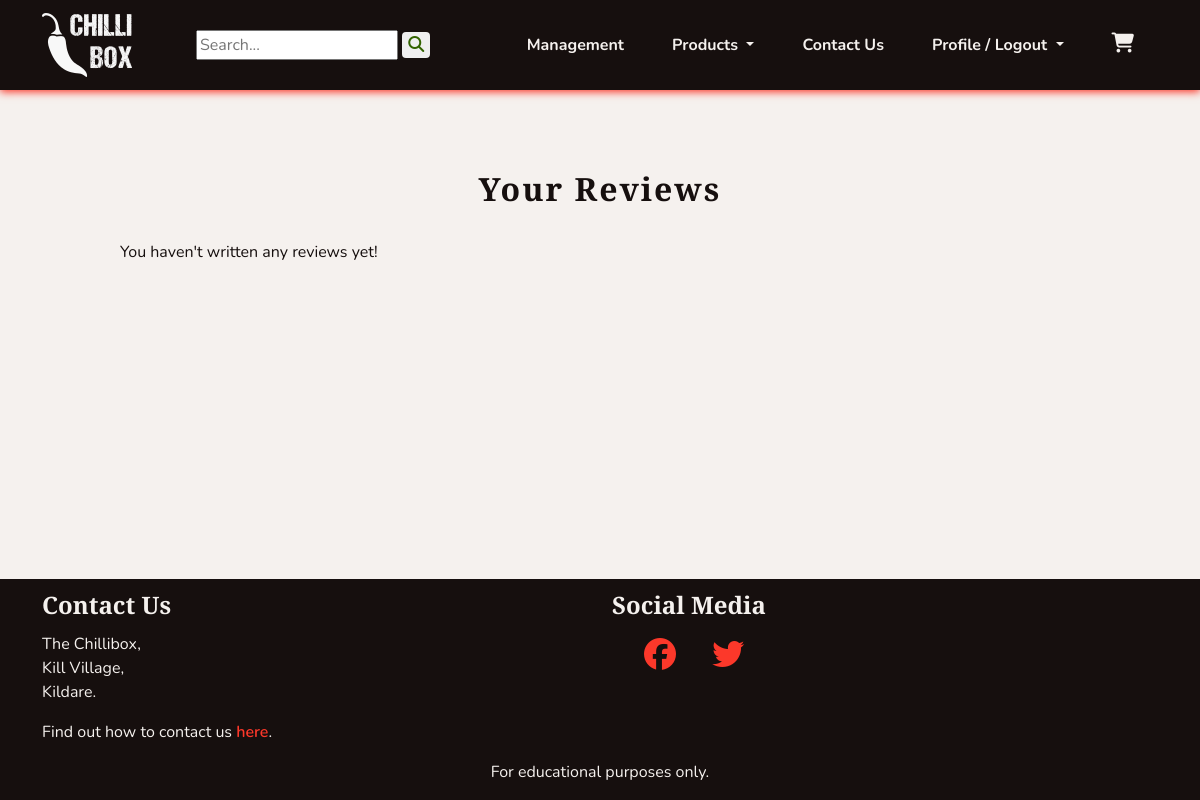
/profiles/review_list/ (signed in), run on an earlier commit of the app's database.
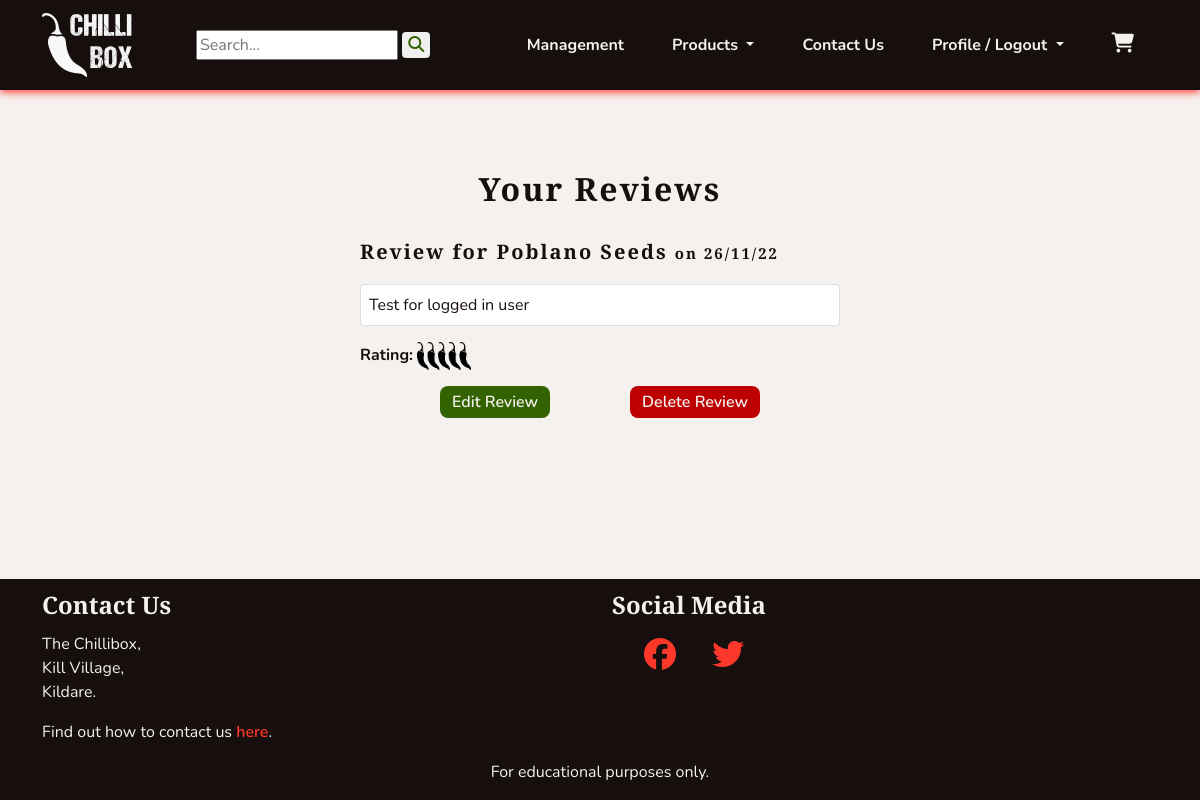
And on a later commit of the database.
### profiles/models.py (models this page shows)
class Reviews(models.Model):
    reviewer = models.ForeignKey(UserProfile, on_delete=models.SET_NULL,
                                 null=True, blank=True)
    product = models.ForeignKey(Product, on_delete=models.CASCADE,
                                related_name='reviews')
    content = models.TextField()
    rating = models.PositiveIntegerField()
    added_on = models.DateTimeField(auto_now_add=True)
    last_edited = models.DateField(auto_now=True)
    approved = models.BooleanField(default=False)
    def __str__(self):
        return self.content

### products/models.py (models this page shows, shortened)
class Product(models.Model):
    category = models.ForeignKey(Category, on_delete=models.SET_NULL,
                                 null=True, blank=True, related_name='product')
    subcategory = models.ForeignKey(SubCategory, on_delete=models.SET_NULL,
                                    null=True, blank=True)
    name = models.CharField(max_length=255)
    slug = models.SlugField()
    description = models.TextField(null=True, blank=True,
                                   help_text='Include a description for the \
                                   product\'s page.')
    excerpt = models.TextField(null=True, blank=True, help_text='Include a \
                               brief summary of the product.')
    ingredients = models.CharField(max_length=140, null=True, blank=True,
                                   help_text='For sauces, please include the \
                                   ingredients.')
    growth_time = models.CharField(max_length=140, null=True, blank=True,
                                   help_text='For seeds, please include the \
                                   growth time to maturity.')
    heat_level = models.CharField(max_length=140, null=True, blank=True,
                                  help_text='In scovilles or more generally \
                                  (eg \'hot\') where appropriate.')
    box_contents = models.ManyToManyField('self', blank=True, help_text='Add \
                                          products for seed and sauce boxes.')
    image = models.ImageField(upload_to='uploads/', null=True, blank=True)
    thumbnail = models.ImageField(upload_to='uploads/', null=True, blank=True,
                                  help_text='If not added, will be \
                                  auto-generated from image.')
    added_on = models.DateField(auto_now_add=True)
    class Meta:
        ordering = ('name',)
        get_latest_by = ('added_on',)
    def __str__(self):
        return self.name

### profiles/views.py (the view)
# urls.py: path('review_list/', views.ReviewList.as_view(), name='review_list'),
class ReviewList(LoginRequiredMixin, generic.ListView):
    model = Reviews
    template_name = 'profiles/review_list.html'
    paginate_by = 5
    def get_queryset(self):
        queryset = Reviews.objects.filter(reviewer=self.request.user.userprofile).order_by('-added_on')
        return queryset

### cart/contexts.py (called while the page is built, shortened)
def cart_contents(request):
    cart_items = []
    total = 0
    product_count = 0
    cart = request.session.get('cart', {})
    if total < settings.FREE_DELIVERY_THRESHOLD:
        delivery = Decimal(settings.STANDARD_DELIVERY_COST)
        free_delivery_delta = settings.FREE_DELIVERY_THRESHOLD - total
    else:
        delivery = 0
        free_delivery_delta = 0
    grand_total = delivery + total
    context = {
        'cart_items': cart_items,
        'total': total,
        'product_count': product_count,
        'delivery': delivery,
        'free_delivery_delta': free_delivery_delta,
        'free_delivery_threshold': settings.FREE_DELIVERY_THRESHOLD,
        'grand_total': grand_total,
    }
    return context

### profiles/templates/profiles/review_list.html (shortened to what this page needs)
{% extends 'base.html' %}
{% load static %}
{% block content %}
<section class="container-fluid">
    <div class="col-12">
        <h1 class="headings text-center">Your Reviews</h1>
        <div class="col-10 mx-auto">
            {% for review in reviews_list %}
            <div class="col-md-6 mx-auto">
                <h2 class="headings big">
                    Review for {{ review.product}} <span class="small">on {{ review.added_on|date:'d/m/y' }}</span></h2>
                <p class="card p-2">{{ review }}</p>
                <p><strong>Rating: </strong>
                    {% if review.rating == 1 %}
                    <img width="33" height="80" class="rate-pics" src="{% static 'images/rate1.png' %}">
                    {% elif review.rating == 2 %}
                    <img width="63" height="80" class="rate-pics" src="{% static 'images/rate2.png' %}">
                    {% elif review.rating == 3 %}
                    <img width="93" height="80" class="rate-pics" src="{% static 'images/rate3.png' %}">
                    {% elif review.rating == 4 %}
                    <img width="124" height="80" class="rate-pics" src="{% static 'images/rate4.png' %}">
                    {% else %}
                    <img width="154" height="80" class="rate-pics" src="{% static 'images/rate5.png' %}">
                    {% endif %}
                </p>
                <div class="d-flex flex-row justify-content-evenly">
                    <a class="chilli-btn chilli-go" href="{% url 'profiles:edit_review' review.pk %}">Edit Review</a>
                    <a class="chilli-btn chilli-dngr" href="{% url 'profiles:delete_review' review.pk %}">Delete Review</a>
                </div>
            </div>
            {% empty %}
            <p>You haven't written any reviews yet!</p>
            {% endfor %}
        </div>
    </div>
</section>
{% endblock content %}

### templates/base.html (shortened to what this page needs)
{% load static %}
<!DOCTYPE html>
<html lang="en">
    <head>
        <link href="https://cdn.jsdelivr.net/npm/bootstrap@5.1.3/dist/css/bootstrap.min.css" rel="stylesheet">
        <link rel="stylesheet" href="{% static 'css/style.css' %}">
    </head>
    <body class="d-flex flex-column h-100">
        {% include 'includes/header.html' %}
        <main class="container-fluid my-5">
            {% block content %}
            {% endblock content %}
        </main>
        {% include 'includes/footer.html' %}
    </body>
</html>

### templates/includes/header.html (shortened to what this page needs)
{% load static %}
<header>
    <nav id="navbar" class="navbar navbar-expand-lg">
        <div class="container-sm d-flex justify-content-between">
            <a class="navbar-brand" href="{% url 'home:index' %}" aria-label="Go to home page"><img width="90"
                    height="64" src="{% static 'images/chilli-logo-white.png' %}" alt="The Chillibox Logo"></a>
            <form class="ms-md-5" action="{% url 'products:search_results' %}" method="GET">
                <input name="q" type="text" placeholder="Search...">
                <button type="submit" class="chilli-link rounded"><i class="fa-solid fa-magnifying-glass"></i></button>
            </form>
            <div class="collapse navbar-collapse" id="navbarSupportedContent">
                <ul class="navbar-nav ms-auto mb-2 mb-lg-0">
                    {% if user.is_staff %}
                    <li class="nav-item">
                        <a class="navbar-links" href="{% url 'management:dashboard' %}">Management</a>
                    </li>
                    {% else %}
                    <li class="nav-item">
                        <a class="navbar-links" href="{% url 'home:index' %}">Home</a>
                    </li>
                    {% endif %}
                    <li class="nav-item dropdown">
                        <a class="navbar-links dropdown-toggle" href="#" role="button" data-bs-toggle="dropdown"
                            aria-expanded="false">
                            Products
                        </a>
                    </li>
                    <li class="nav-item">
                        <a class="navbar-links" href="{% url 'home:contact' %}">Contact Us</a>
                    </li>
                    {% if user.is_authenticated %}
                    <li class="nav-item dropdown">
                        <a class="navbar-links dropdown-toggle" href="#" role="button" data-bs-toggle="dropdown"
                            aria-expanded="false">
                            Profile / Logout
                        </a>
                    </li>
                    {% endif %}
                </ul>
                <a class="navbar-links" data-bs-toggle="offcanvas" href="#theCart" role="button"
                    aria-controls="offcanvasExample">
                    <i class="fa-solid fa-cart-shopping big">
                    </i>
                </a>
            </div>
        </div>
    </nav>
</header>

### cart/templates/cart/cart_canvas.html (shortened to what this page needs)
{% load static %}

### templates/includes/footer.html
<footer class="footer mt-auto">
    <div class="container-md">
        <div class="row">
            <div class="col-md-6">
                <h2 class="footer-headings">Contact Us</h2>
                <p>
                    The Chillibox,<br>
                    Kill Village,<br>
                    Kildare.
                </p>
                <p>
                    Find out how to contact us <a class="chilli-link-alt" href="{% url 'home:contact' %}">here</a>.
                </p>
            </div>
            <div class="col-md-6">
                <h2 class="footer-headings">Social Media</h2>
                <a class="chilli-link-alt footer-socials" href="https://facebook.com" target="_blank" rel="noopener"
                    aria-label="Find us on Facebook (opens in new tab)"><i class="fa-brands fa-facebook"></i></a>
                <a class="chilli-link-alt footer-socials" href="https://twitter.com" target="_blank" rel="noopener"
                    aria-label="Find us on Twitter (opens in new tab)"><i class="fa-brands fa-twitter"></i></a>
            </div>
        </div>
        <div class="row text-center">
            <p>For educational purposes only.</p>
        </div>
    </div>
</footer>

### static/css/style.css (style rules this page uses)
:root { --site-white: #f5f1ee; --site-black: #160f0e; --site-grey: #6b6363; --site-red: #fc382a; --site-dark-red:#bd0000; --site-green: #568729; --site-dark-green: #326300; --site-text-bg: rgba(49, 99, 0, 0.2); --site-car-bg: rgba(245, 241, 238, 0.61); }
html { height: 100%; }
section { max-width: 2550px; }
body { font-family: "Nunito", sans-serif; color: var(--site-black); font-size: 1rem; background: var(--site-white); }
h1, h2, h3, h4 { font-family: "Merriweather Sans", "Nunito", sans-serif; font-weight: 900; margin-top: 0.5em; margin-bottom: 0.5em; }
.headings { font-size: 2rem; letter-spacing: 2px; margin: 1em 0; }
.big { font-size: 1.25rem; }
.small { font-size: 0.75em; }
button { border: none; }
ul { padding: 0; }
li { list-style: none; }
a { text-decoration: none; }
.navbar-links { cursor: pointer; display: inline-block; padding: 0.25rem 0.5rem; color: var(--site-white); font-weight: 700; margin: 1em; transition: all 0.8s linear; }
.chilli-link { font-weight: 600; color: var(--site-dark-green); transition: all 0.2s linear; }
.chilli-link-alt { font-weight: 600; color: var(--site-red); transition: all 0.2s linear; }
.chilli-btn { padding: 0.25em 0.75em; font-weight: 600; color: var(--site-white); background-color: var(--site-black); border-radius: 8px; transition: all 0.2s linear; }
.chilli-dngr { background-color: var(--site-dark-red); }
.chilli-go { background-color: var(--site-dark-green); }
.rate-pics { max-height: 28px; width: auto; }
#navbar { background-color: var(--site-black); color: var(--site-white); box-shadow: 0 2px 8px 0 var(--site-red); }
footer { background-color: var(--site-black); color: var(--site-white); }
.footer-headings { font-size: 1.5em; }
.footer-socials { font-size: 2em; padding-left: 1em; }

What changed in the data, as far as the page shows it:
added Reviews: product "Poblano Seeds", added_on "26/11/22", content "Test for logged in user", rating 5 (drawn)
Also different on the page:
text no longer shown: "You haven't written any reviews yet!"
